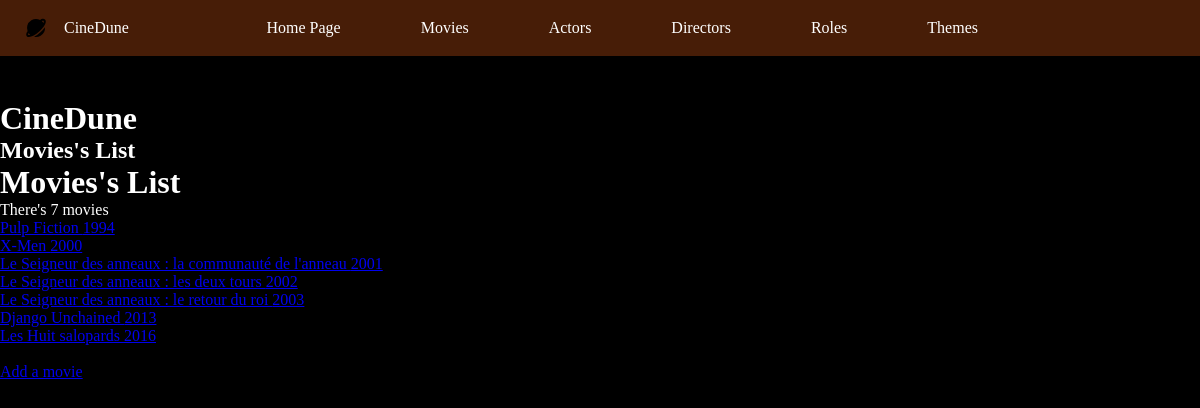
The page /index.php?action=listMovies on the database its author committed.
### tables this page shows
CREATE TABLE IF NOT EXISTS `movie` (
  `idMovie` int NOT NULL AUTO_INCREMENT,
  `title` varchar(255) NOT NULL,
  `releaseYear` year NOT NULL,
  `duration` int NOT NULL DEFAULT '0',
  `note` float NOT NULL DEFAULT (0),
  `synopsis` text,
  `poster` varchar(255) NOT NULL,
  `idDirector` int NOT NULL,
  PRIMARY KEY (`idMovie`),
  KEY `idDirector` (`idDirector`),
  CONSTRAINT `FK1_movie_director` FOREIGN KEY (`idDirector`) REFERENCES `director` (`idDirector`)
);

### controller/MovieController.php (called while the page is built, shortened)
<?php
class MovieController
{
    public function listMovies()
    {
        $pdo = Connect::toLogIn();
        $requestMovies = $pdo->query("
        SELECT movie.idMovie, movie.title, movie.releaseYear, movie.duration, movie.note, movie.synopsis, movie.poster
        FROM movie
        ORDER BY releaseYear
        ");
        require "view/movies/listMovies.php";
    }
}

### view/movies/listMovies.php (the view, shortened to what this page needs)
<?php ob_start();
$movies = $requestMovies->fetchAll();
?>
<h1>Movies's List</h1>
<p>There's <?= $requestMovies->rowCount() ?> movies</p>
<?php
foreach($movies as $movie) {
?>
    <a href="index.php?action=moviesDetails&id=<?= $movie["idMovie"] ?>"><?= $movie["title"] . " " . $movie["releaseYear"] . "<br>" ?></a>
<?php
}
?>
<br>
<a href="index.php?action=addMovie">Add a movie</a>
<?php
require "view/template.php";

### public/css/style.css (style rules this page uses)
:root { --header-height: 3.5rem; --background-color: #000000; --brown-color: #471D07; --orange-color: #A2520D; --yellow-color: #D9A849; --text-color: #FFFFFF; --gradient-top: linear-gradient(90deg, #D9A849 0%, #A2520D 100%); --gradient-left: linear-gradient(90deg, rgba(162, 82, 13, 0.5) 0%, rgba(0, 0, 0, 0.5) 100%); --gradient-right: linear-gradient(90deg, rgba(0, 0, 0, 0.5) 0%, rgba(162, 82, 13, 0.5) 100%); --gradient-bottom: linear-gradient(359.4deg, rgba(162, 82, 13, 0.5) 0.52%, rgba(0, 0, 0, 0.5) 99.48%); --button-gradient: linear-gradient(90deg, #D9A849 1.11%, #A2520D 98.89%); --hypertext-underline-gradient: linear-gradient(0deg, #D9A849 0%, #A2520D 100%); --background-gradient: radial-gradient(131.8% 131.8% at 50% -31.8%, #D9A849 23%, #471D07 72.5%, #000000 100%); --swiper-pagination-color: var(--yellow-color); --title-font:"Dune Rise"; --h2-font:"Dune Rise"; --nav-text-font: "Champagne & Limousines"; --z-tooltip: 10; --z-fixed: 100; }
* { box-sizing: border-box; padding: 0; margin: 0; }
html { scroll-behavior: smooth; color: var(--text-color); }
body { background-color: var(--background-color); }

### rows shown on the page
movie: title "Pulp Fiction", releaseYear "1994"
movie: title "X-Men", releaseYear "2000"
movie: title "Le Seigneur des anneaux : la communauté de l'anneau", releaseYear "2001"
movie: title "Le Seigneur des anneaux : les deux tours", releaseYear "2002"
movie: title "Le Seigneur des anneaux : le retour du roi", releaseYear "2003"
movie: title "Django Unchained", releaseYear "2013"
movie: title "Les Huit salopards", releaseYear "2016"

### other values the page prints
$secondary_title "Movies's List"
$requestMovies->rowCount() "7"
